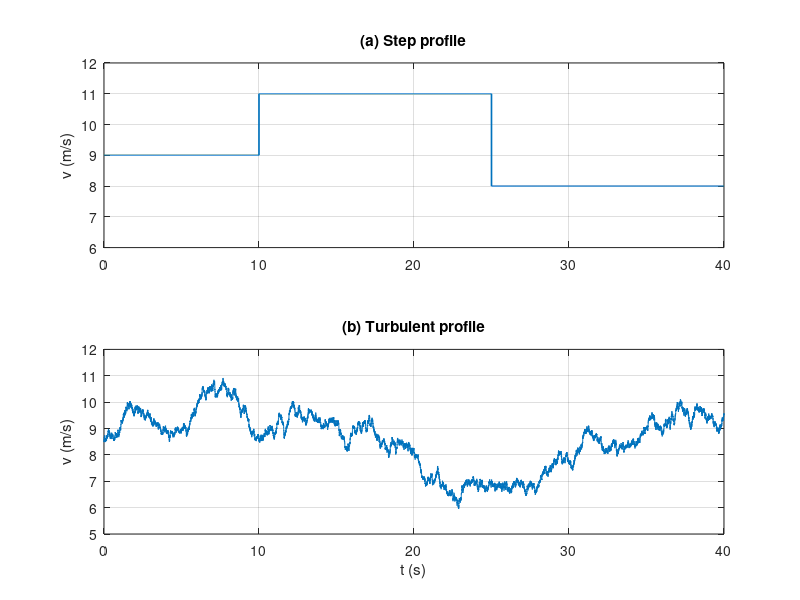

Reproduce this figure in MATLAB.
%% Step 4: Wind speed profiles
% (a) step profile 9 -> 11 -> 8 m/s (as in Aimene et al., Processes 2022, Sec. 5)
% (b) turbulent profile: v = Vm + sum A_k sin(2 pi f_k t) + v_t(t)
%     (harmonic part as in Eq. (80) of the authors' Mathematics paper,
%      v_t = first-order coloured noise, Park-Miller + Box-Muller generator)
clear; clc; close all

%% Parameters
Ts   = 1e-3;  Tend = 40;  t = 0:Ts:Tend;
Vm   = 8.5;  A = [1.5 0.2 0.3];  f = [0.03 0.16 0.17];
sig  = 0.5;  tau = 1.5;  seed = 12345;

%% (a) Step profile
v_step = 9*ones(size(t));
v_step(t >= 10) = 11;
v_step(t >= 25) = 8;

%% (b) Turbulent profile
n = numel(t);  a = exp(-Ts/tau);  g = sqrt(1 - a^2)*sig;
s = seed;  vt = zeros(1, n);  x = 0;  k = 1;
while k <= n
  s = mod(16807*s, 2147483647);  u1 = s/2147483647;
  s = mod(16807*s, 2147483647);  u2 = s/2147483647;
  r = sqrt(-2*log(u1));  z = [r*cos(2*pi*u2), r*sin(2*pi*u2)];
  for j = 1:2
    if k > n, break; end
    x = a*x + g*z(j);  vt(k) = x;  k = k + 1;
  end
end
v_turb = Vm + vt;
for i = 1:numel(A)
  v_turb = v_turb + A(i)*sin(2*pi*f(i)*t);
end

%% Statistics
fprintf('Turbulent wind: mean %.2f m/s, std %.2f m/s, min %.2f, max %.2f m/s\n', ...
        mean(v_turb), std(v_turb), min(v_turb), max(v_turb));
fprintf('Turbulence part: std %.2f m/s (%.1f %% of Vm)\n', std(vt), 100*std(vt)/Vm);

%% Figures
figure;
subplot(2,1,1); plot(t, v_step, 'LineWidth', 1.2); grid on; ylim([6 12]);
ylabel('v (m/s)'); title('(a) Step profile');
subplot(2,1,2); plot(t, v_turb, 'LineWidth', 0.8); grid on; ylim([5 12]);
ylabel('v (m/s)'); xlabel('t (s)'); title('(b) Turbulent profile');
